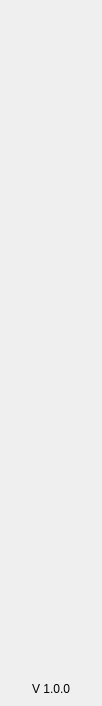
<?xml version="1.0" encoding="UTF-8"?>
<ui version="4.0">
 <class>NavMenuWidget</class>
 <widget class="QWidget" name="NavMenuWidget">
  <property name="geometry">
   <rect>
    <x>0</x>
    <y>0</y>
    <width>102</width>
    <height>706</height>
   </rect>
  </property>
  <property name="windowTitle">
   <string>Form</string>
  </property>
  <property name="styleSheet">
   <string notr="true">padding:0px;
border:none;
margin:0px;</string>
  </property>
  <layout class="QVBoxLayout" name="verticalLayout">
   <property name="spacing">
    <number>0</number>
   </property>
   <property name="leftMargin">
    <number>0</number>
   </property>
   <property name="topMargin">
    <number>0</number>
   </property>
   <property name="rightMargin">
    <number>0</number>
   </property>
   <property name="bottomMargin">
    <number>0</number>
   </property>
   <item>
    <widget class="QWidget" name="navContainer_2" native="true">
     <layout class="QVBoxLayout" name="navContainer" stretch="0,0,0,0,0,0,0,1,0">
      <property name="spacing">
       <number>0</number>
      </property>
      <property name="leftMargin">
       <number>0</number>
      </property>
      <property name="topMargin">
       <number>0</number>
      </property>
      <property name="rightMargin">
       <number>0</number>
      </property>
      <property name="bottomMargin">
       <number>10</number>
      </property>
      <item>
       <widget class="QPushButton" name="imgLogo">
        <property name="minimumSize">
         <size>
          <width>0</width>
          <height>120</height>
         </size>
        </property>
        <property name="text">
         <string/>
        </property>
        <property name="iconSize">
         <size>
          <width>64</width>
          <height>64</height>
         </size>
        </property>
       </widget>
      </item>
      <item>
       <widget class="QToolButton" name="btnDashboard">
        <property name="minimumSize">
         <size>
          <width>100</width>
          <height>80</height>
         </size>
        </property>
        <property name="text">
         <string/>
        </property>
        <property name="iconSize">
         <size>
          <width>32</width>
          <height>32</height>
         </size>
        </property>
        <property name="checkable">
         <bool>true</bool>
        </property>
        <property name="checked">
         <bool>true</bool>
        </property>
        <property name="autoExclusive">
         <bool>true</bool>
        </property>
       </widget>
      </item>
      <item>
       <widget class="QToolButton" name="btnSend">
        <property name="minimumSize">
         <size>
          <width>100</width>
          <height>80</height>
         </size>
        </property>
        <property name="text">
         <string/>
        </property>
        <property name="iconSize">
         <size>
          <width>32</width>
          <height>32</height>
         </size>
        </property>
        <property name="checkable">
         <bool>true</bool>
        </property>
        <property name="autoExclusive">
         <bool>true</bool>
        </property>
       </widget>
      </item>
      <item>
       <widget class="QToolButton" name="btnReceive">
        <property name="minimumSize">
         <size>
          <width>100</width>
          <height>80</height>
         </size>
        </property>
        <property name="text">
         <string/>
        </property>
        <property name="checkable">
         <bool>true</bool>
        </property>
        <property name="autoExclusive">
         <bool>true</bool>
        </property>
       </widget>
      </item>
      <item>
       <widget class="QToolButton" name="btnAddress">
        <property name="minimumSize">
         <size>
          <width>100</width>
          <height>80</height>
         </size>
        </property>
        <property name="text">
         <string/>
        </property>
        <property name="iconSize">
         <size>
          <width>32</width>
          <height>32</height>
         </size>
        </property>
        <property name="checkable">
         <bool>true</bool>
        </property>
        <property name="autoExclusive">
         <bool>true</bool>
        </property>
       </widget>
      </item>
      <item>
       <widget class="QToolButton" name="btnMaster">
        <property name="minimumSize">
         <size>
          <width>100</width>
          <height>80</height>
         </size>
        </property>
        <property name="text">
         <string/>
        </property>
        <property name="iconSize">
         <size>
          <width>32</width>
          <height>32</height>
         </size>
        </property>
        <property name="checkable">
         <bool>true</bool>
        </property>
        <property name="autoExclusive">
         <bool>true</bool>
        </property>
       </widget>
      </item>
      <item>
       <widget class="QToolButton" name="btnSettings">
        <property name="minimumSize">
         <size>
          <width>100</width>
          <height>80</height>
         </size>
        </property>
        <property name="text">
         <string/>
        </property>
        <property name="iconSize">
         <size>
          <width>32</width>
          <height>32</height>
         </size>
        </property>
        <property name="checkable">
         <bool>true</bool>
        </property>
        <property name="autoExclusive">
         <bool>true</bool>
        </property>
       </widget>
      </item>
      <item>
       <spacer name="verticalSpacer">
        <property name="orientation">
         <enum>Qt::Vertical</enum>
        </property>
        <property name="sizeHint" stdset="0">
         <size>
          <width>20</width>
          <height>40</height>
         </size>
        </property>
       </spacer>
      </item>
      <item alignment="Qt::AlignHCenter">
       <widget class="QLabel" name="labelVersion">
        <property name="text">
         <string>V 1.0.0</string>
        </property>
        <property name="alignment">
         <set>Qt::AlignBottom|Qt::AlignHCenter</set>
        </property>
       </widget>
      </item>
     </layout>
    </widget>
   </item>
  </layout>
 </widget>
 <resources/>
 <connections/>
</ui>
